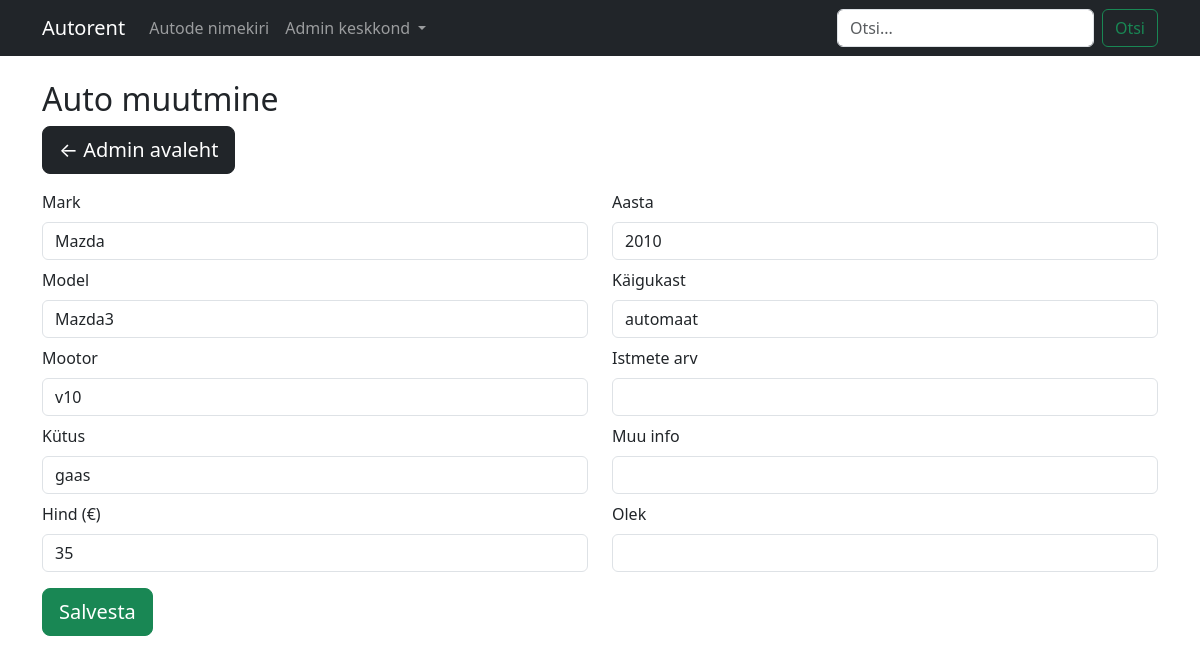
The page /admin/muuda.php?editid=4 (signed in) on the database its author committed.
### tables this page shows
CREATE TABLE `cars` (
  `id` int(11) NOT NULL,
  `mark` varchar(255) NOT NULL,
  `model` varchar(255) NOT NULL,
  `year` int(4) NOT NULL DEFAULT 2010,
  `engine` varchar(255) NOT NULL,
  `fuel` enum('bensiin','diisel','gaas','hübriid(diisel/elekter)','hübriid(bensiin/elekter)','täiselekter') NOT NULL,
  `transmission` varchar(50) NOT NULL DEFAULT 'automaat',
  `kohad` int(2) NOT NULL DEFAULT 5,
  `price` decimal(4,0) NOT NULL,
  `image` varchar(255) DEFAULT NULL,
  `status` varchar(50) DEFAULT NULL,
  `description` TEXT NULL,
  `seats` int(2) DEFAULT NULL
);

### admin/muuda.php (the view, shortened to what this page needs)
<?php
require_once '../config.php';
$rida = [
    'id' => '',
    'mark' => '',
    'model' => '',
    'engine' => '',
    'fuel' => '',
    'price' => '',
    'year' => '',
    'transmission' => '',
    'seats' => '',
    'description' => '',
    'status' => ''
];
if (isset($_GET["editid"])) {
    $id = intval($_GET["editid"]);
    $paring = "SELECT * FROM cars WHERE id = $id";
    $valjund = mysqli_query($yhendus, $paring);
    $rida = mysqli_fetch_assoc($valjund);
}
?>
<!DOCTYPE html>
<html lang="et">
<head>
    <link href="https://cdn.jsdelivr.net/npm/bootstrap@5.3.3/dist/css/bootstrap.min.css" rel="stylesheet">
</head>
<body>
<?php require_once '../header.php'; ?>
<div class="container mt-4">
    <h2>Auto muutmine</h2>
    <a href="index.php" class="btn btn-dark btn-lg mb-3">← Admin avaleht</a>
    <form action="muuda.php" method="get">
        <div class="row g-4">
            <div class="col-sm-6">
                <label class="form-label">Mark</label>
                <input type="text" class="form-control" name="mark" value="<?= $rida['mark']; ?>">
                <label class="form-label mt-2">Model</label>
                <input type="text" class="form-control" name="model" value="<?= $rida['model']; ?>">
                <label class="form-label mt-2">Mootor</label>
                <input type="text" class="form-control" name="engine" value="<?= $rida['engine']; ?>">
                <label class="form-label mt-2">Kütus</label>
                <input type="text" class="form-control" name="fuel" value="<?= $rida['fuel']; ?>">
                <label class="form-label mt-2">Hind (€)</label>
                <input type="number" class="form-control" name="price" value="<?= $rida['price']; ?>">
            </div>
            <div class="col-sm-6">
                <label class="form-label">Aasta</label>
                <input type="number" class="form-control" name="year" value="<?= $rida['year']; ?>">
                <label class="form-label mt-2">Käigukast</label>
                <input type="text" class="form-control" name="transmission" value="<?= $rida['transmission']; ?>">
                <label class="form-label mt-2">Istmete arv</label>
                <input type="number" class="form-control" name="seats" value="<?= $rida['seats']; ?>">
                <label class="form-label mt-2">Muu info</label>
                <input type="text" class="form-control" name="description" value="<?= $rida['description']; ?>">
                <label class="form-label mt-2">Olek</label>
                <input type="text" class="form-control" name="status" value="<?= $rida['status']; ?>">
            </div>
            <div class="mt-3">
                <input type="submit" value="Salvesta" class="btn btn-success btn-lg">
            </div>
        </div>
    </form>
</div>
</body>
</html>

### rows shown on the page
cars: mark "Mazda", model "Mazda3", engine "v10", fuel "gaas", price "35", year "2010", transmission "automaat"
